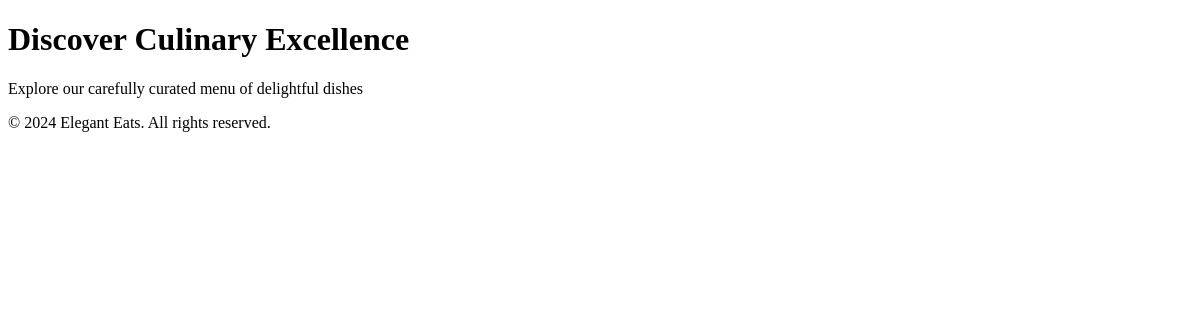
/, run on an earlier commit of the app's database.
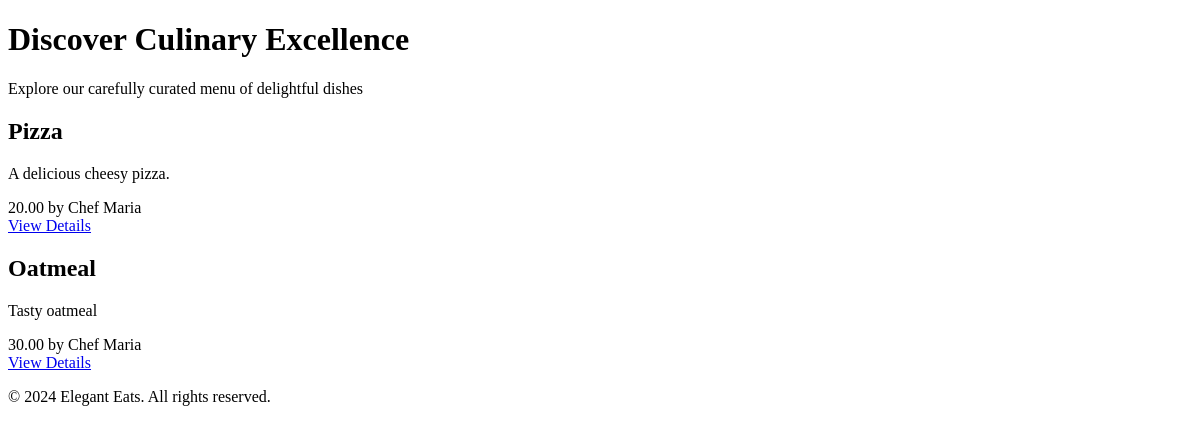
And on a later commit of the database.
### menu/models.py (models this page shows, shortened)
class FoodItem(models.Model):
    name = models.CharField(max_length=100)
    description = models.CharField(max_length=200)
    price = models.DecimalField(max_digits=5, decimal_places=2)

### menu/views.py (the view)
# urls.py: path('', views.menu_list, name='menu_list'),
def menu_list(request):
    items = FoodItem.objects.all()
    context = {'items': items}
    return render(request, 'menu/menu_list.html', context)

### menu/templates/menu/menu_list.html (shortened to what this page needs)
<!DOCTYPE html>
<html lang="en">
<head>
</head>
<body>
    <main>
        <header class="hero">
            <h1>Discover Culinary Excellence</h1>
            <p>Explore our carefully curated menu of delightful dishes</p>
        </header>
        <section class="menu-grid">
            {% for item in items %}
            <article class="menu-item">
                <div class="menu-item-content">
                    <h2>{{ item.name }}</h2>
                    <p>{{ item.description }}</p>
                    <div class="menu-item-meta">
                        <span class="price">{{ item.price }}</span>
                        <span class="chef">by Chef Maria</span>
                    </div>
                    <a href="/{{ item.id }}" class="btn-details">View Details</a>
                </div>
            </article>
            {% endfor %}
        </section>
    </main>
    <footer>
        <p>&copy; 2024 Elegant Eats. All rights reserved.</p>
    </footer>
</body>
</html>

What changed in the data, as far as the page shows it:
added FoodItem: name "Pizza", description "A delicious cheesy pizza.", price "20.00"
added FoodItem: name "Oatmeal", description "Tasty oatmeal", price "30.00"
